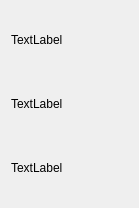
<?xml version="1.0" encoding="UTF-8"?>
<ui version="4.0">
 <class>Widget</class>
 <widget class="QWidget" name="Widget">
  <property name="geometry">
   <rect>
    <x>0</x>
    <y>0</y>
    <width>139</width>
    <height>208</height>
   </rect>
  </property>
  <property name="windowTitle">
   <string>Widget</string>
  </property>
  <layout class="QVBoxLayout" name="verticalLayout">
   <item>
    <widget class="QLabel" name="label">
     <property name="styleSheet">
      <string notr="true"/>
     </property>
     <property name="text">
      <string>TextLabel</string>
     </property>
    </widget>
   </item>
   <item>
    <widget class="QLabel" name="label_2">
     <property name="text">
      <string>TextLabel</string>
     </property>
    </widget>
   </item>
   <item>
    <widget class="QLabel" name="label_3">
     <property name="text">
      <string>TextLabel</string>
     </property>
    </widget>
   </item>
  </layout>
 </widget>
 <layoutdefault spacing="6" margin="11"/>
 <resources/>
 <connections/>
</ui>
